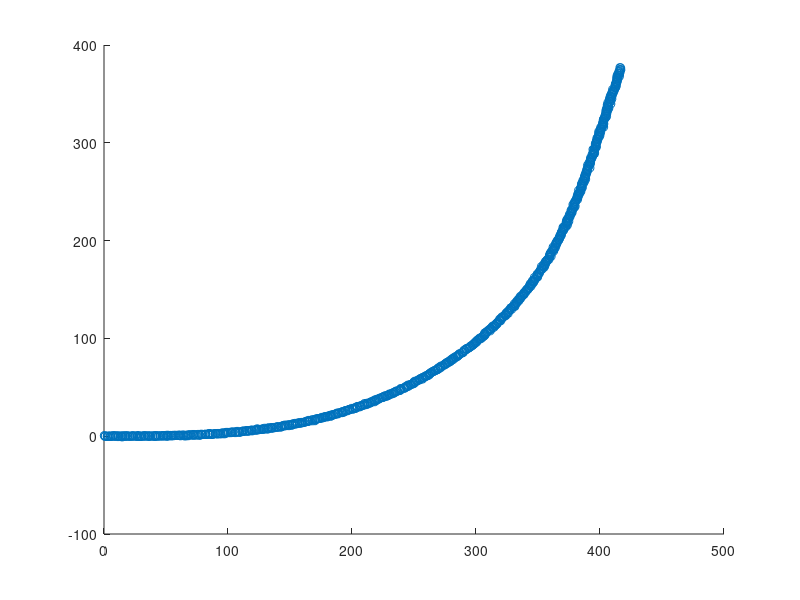

The MATLAB source for this figure: (Note: this script raises an error after producing the figure.)
clear; close all; clc
%%%%%%%%%%%%%%%%%%%%%%%%%%%%%%%%%%%%%%%%%%%%%%%%%%%%%%%
% In this example, the noise is added to the ideal mathematical road
% The road data is smoothed and profile is somewhat good
%%%%%%%%%%%%%%%%%%%%%%%%%%%%%%%%%%%%%%%%%%%%%%%%%%%%%%%
%GPS DATA
%load('CVF9LatX.mat'); load('CVF9LongY.mat');
%Ideal AASHTO
load('MichXm.mat'); load('MichYm.mat');
%x2 = LatX'; y2 = LongY';
x2 = xm'; y2 = ym';
x2 = unique(x2); y2 = unique(y2);
x2 = x2(1:numel(y2));

% Added White Noise
x2 = awgn(x2,55,'measured');
y2 = awgn(y2,55,'measured');
scatter(x2,y2);

%%%%%%%%%%%%%%%%%%%%%%% Smoothering %%%%%%%%%%%%%%%%%%%%%%%
yy1 = smooth(x2,y2,0.2,'loess');
x2 = unique(x2); yy1 = unique(yy1);
x2 = x2(1:numel(yy1));
y2 = yy1;

%%%%%%%%%%%%%%%%%%%%%%% Curvature Calculation %%%%%%%%%%%%%%%%%%%%%%%
X = [x2',y2];
[L,R,K] = curvature(X);
K(1,:) = []; K(end,:) = []; L(1,:) = []; L(end,:) = [];
x2(1) = []; x2(end) = []; y2(1) = []; y2(end) = [];
figure; scatter(x2,y2);
xlabel('X Coordinate (m)'); ylabel('Y Coordinate (m)')
title('Raw Road Data')
figure;
h = scatter(x2,y2); grid on; axis equal; set(h,'marker','.');
xlabel('X Coordinate (m)'); ylabel('Y Coordinate (m)')
title('Road with Curvature Vectors')
hold on
%%%%%%%%%%%%%%%%%%%%%%% Curvature Vectors %%%%%%%%%%%%%%%%%%%%%%%
quiver(x2',y2',K(:,1),K(:,2)); hold off  
y = sqrt(K(:,1).^2 + K(:,2).^2);
s = L;
figure; plot(s,y)
title('Curvature vs Segment Lenght')
ylim([0 5e-3])
%%%%%%%%%%%%%%%%%%%%%%%%%%%%%%%%%%%%%%%%%%%%%%%%%%
% Initial Conditions, NEVER repeat them.
x0 = [100 200 300 400 500];
% Curvature Model M.1
M1 = @(x,s) ((x(5)./(x(2)-x(1))).*(s - x(1))).*(heaviside(s-x(1)) - heaviside(s-x(2))) +...
     x(5).*(heaviside(s-x(2))-heaviside(s-x(3))) + ...
( ( x(5)./(x(4)-x(3))).*(-s+x(3))+ x(5) ).*(heaviside(s-x(3)) - heaviside(s-x(4))); 
% Pr.1
fprintf('Pr. 1, Least Squares Min. Has finalized');
options = optimset('Display','off');
x = lsqcurvefit(M1,x0,s(1:end),y,[],[],options)
snew = linspace(s(1),s(end),100); % <--- This defines the 
% size of the "K_vector".
figure; hold on; 
plot(s,y,'bo');
xlabel('S-Segment (m)'); ylabel ('Curvature(m^{-1})');
plot(snew,M1(x,snew),'k-','linewidth',2);
xlim([snew(1), snew(end)+5]);
legend('Data','Fitted Response','location','best'); 
title('Data and Fitted Curve'); grid on
ylim([0 5e-3])
%%%%%%%%%%%%%%%%%%%%%%%%%%%%%%%%%%%%%%%%%%%%%%%%%%
% -------------------------
%Parameters 
global K_temp e g mu U
% Vehicle Only
L = 2.5;  %U = 1.95;
U = 3;
% Road Only
e = 6; mu = 0.3;
% Both
g = 9.81; K_vector = M1(x,snew);
% -------------------------
%Iterative Optimization Routine for Pr.2 given Optimized M.1
for i = 1:length(K_vector)
K_temp = K_vector(i);  
% Objective Function Pr.2
fun = @(x)  x(1) - (53.7*L + U*x(2)^2/g)*K_temp;    
%C.1 (Bounds)
% lb = [-3,25]; 
% ub = [3,60]; 
lb = [-3,25]; % -3 < x1 < 3;
ub = [3,35];  % 55 < x2 < 80; mph
% There are no linear constraints, so set those arguments to |[]|. 
A = [];  b = []; % Linear In-equality Constraints
Aeq = []; beq = [];  % Linear Equality Constraints
%Initial Conditions
x0 = [1/4,1/4];  
%Constraints as an annoynomous function
nonlcon = @EqConstraint;
options = optimoptions('fmincon','Display','off');
Op(i,:) = fmincon(fun,x0,A,b,Aeq,beq,lb,ub,nonlcon,options);  
end
fprintf('Pr. 2 Has finalized \n');
vOpt = Op(:,2);
figure; plot(snew,vOpt,'linewidth',3)
ylim([max(vOpt)-10 max(vOpt)+10])
title('Segment Length vs Velocity Optimized'); grid on
xlabel('S-Segment (m)'); ylabel ('Velocity (m/s)');
figure; plot(M1(x,snew),vOpt)
ylim([max(vOpt)-10 max(vOpt)+10])
title('Curvature vs Velocity Optimized'); grid on;
xlabel('S-Segment (m)'); ylabel ('Curvature(m^{-1})');

% Nonlinear Constaints (Not bounds)
function [c,ceq] = EqConstraint(x)
global K_temp e g mu 
%Pr.2
% Nonlinear Inequality Constraints
c = x(2)^2*K_temp/g - (mu + 0.01*e)/(1-0.01*mu*e);
% Nonlinear Equality Constraints
ceq = [];
end
